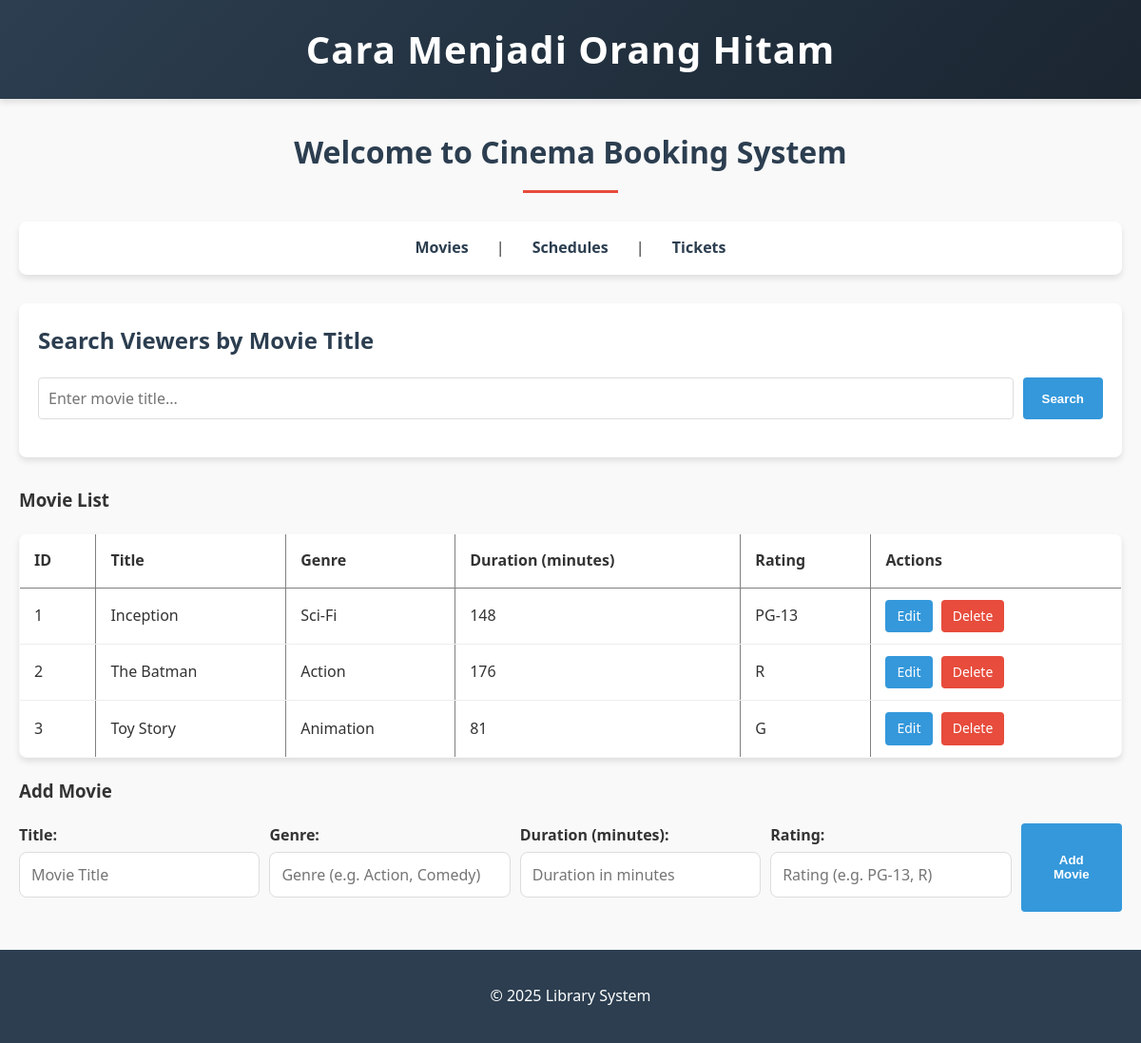
/?page=Movies, run on the app's committed database.
### tables this page shows
CREATE TABLE Movies (
    id INT AUTO_INCREMENT PRIMARY KEY,
    title VARCHAR(100) NOT NULL,
    genre VARCHAR(50),
    duration INT,  
    rating VARCHAR(10)  
);

### config/db.php (called while the page is built, shortened)
<?php
class Database {
    private $host = "localhost";
    private $username = "root";
    private $password = "";
    private $dbname = "db_blackcinema";
    public function __construct() {
        try {
            $this->conn = new PDO("mysql:host=$this->host;dbname=$this->dbname", $this->username, $this->password);
            $this->conn->setAttribute(PDO::ATTR_ERRMODE, PDO::ERRMODE_EXCEPTION);
            $stmt = $this->conn->query("SHOW TABLES LIKE 'Movies'");
        } catch (PDOException $e) {
            die("Connection failed: " . $e->getMessage());
        }
    }
}
?>

### class/Movies.php (called while the page is built, shortened)
<?php
require_once 'config/db.php';
class Movies {
    private $db;
    public function __construct() {
        $this->db = (new Database())->conn;
    }
    public function getAllMovies() {
        $stmt = $this->db->query("SELECT * FROM Movies");
        return $stmt->fetchAll(PDO::FETCH_ASSOC);
    }
}
?>

### view/Movies.php (the view, shortened to what this page needs)
<h3>Movie List</h3>
<table border="1">
    <tr>
        <th>ID</th>
        <th>Title</th>
        <th>Genre</th>
        <th>Duration (minutes)</th>
        <th>Rating</th>
        <th>Actions</th>
    </tr>
    <?php foreach ($movie->getAllMovies() as $m): ?>
    <tr>
        <td><?= $m['id'] ?></td>
        <td><?= $m['title'] ?></td>
        <td><?= $m['genre'] ?></td>
        <td><?= $m['duration'] ?></td>
        <td><?= $m['rating'] ?></td>
        <td>
            <a href="?page=Movies&edit=<?= $m['id'] ?>" class="btn-edit">Edit</a>
            <a href="?page=Movies&delete=<?= $m['id'] ?>" class="btn-delete" onclick="return confirm('Are you sure you want to delete this movie? This will also delete all related schedules and tickets.')">Delete</a>
        </td>
    </tr>
    <?php endforeach; ?>
</table>
<?php
$editMode = false;
$movieToEdit = null;
?>
<h3><?= $editMode ? 'Update' : 'Add' ?> Movie</h3>
<form method="POST" class="movie-form">
    <div class="form-group">
        <label>Title:</label>
        <input type="text" name="title" placeholder="Movie Title" value="<?= $editMode ? $movieToEdit['title'] : '' ?>" required>
    </div>
    <div class="form-group">
        <label>Genre:</label>
        <input type="text" name="genre" placeholder="Genre (e.g. Action, Comedy)" value="<?= $editMode ? $movieToEdit['genre'] : '' ?>">
    </div>
    <div class="form-group">
        <label>Duration (minutes):</label>
        <input type="number" name="duration" placeholder="Duration in minutes" value="<?= $editMode ? $movieToEdit['duration'] : '' ?>">
    </div>
    <div class="form-group">
        <label>Rating:</label>
        <input type="text" name="rating" placeholder="Rating (e.g. PG-13, R)" value="<?= $editMode ? $movieToEdit['rating'] : '' ?>">
    </div>
    <button type="submit" name="<?= $editMode ? 'update_movie' : 'add_movie' ?>" class="btn-primary">
        <?= $editMode ? 'Update' : 'Add' ?> Movie
    </button>
</form>

### style.css (style rules this page uses)
:root { --primary-color: #2c3e50; --secondary-color: #e74c3c; --accent-color: #3498db; --light-bg: #f9f9f9; --text-color: #333; --box-shadow: 0 4px 6px rgba(0, 0, 0, 0.1); --border-radius: 8px; }
.form-group { margin-bottom: 15px; }
.form-group label { display: block; margin-bottom: 5px; font-weight: bold; color: #333; }
.form-group select, .form-group input { width: 100%; padding: 10px; border: 1px solid #ddd; border-radius: 4px; box-sizing: border-box; }
.btn-edit, .btn-delete, .btn-cancel { display: inline-block; padding: 6px 12px; text-decoration: none; border-radius: 4px; margin-right: 5px; font-size: 14px; }
.btn-edit { background-color: #3498db; color: white; }
.btn-delete { background-color: #e74c3c; color: white; }
.btn-primary { background-color: #3498db; color: white; border: none; padding: 10px 20px; border-radius: 4px; cursor: pointer; font-weight: bold; }
body { font-family: 'Poppins', 'Segoe UI', sans-serif; margin: 0; padding: 0; background-color: var(--light-bg); color: var(--text-color); line-height: 1.6; }
form { display: flex; gap: 10px; margin-bottom: 20px; }
input[type="text"], input[type="number"], select, textarea { padding: 12px; border: 1px solid #ddd; border-radius: var(--border-radius); flex: 1; font-family: inherit; font-size: 16px; }
button, input[type="submit"] { background-color: var(--accent-color); color: white; border: none; padding: 12px 20px; border-radius: var(--border-radius); cursor: pointer; font-weight: bold; transition: background-color 0.3s ease; }
table { width: 100%; border-collapse: collapse; margin: 20px 0; border-radius: var(--border-radius); overflow: hidden; box-shadow: var(--box-shadow); }
th { padding: 15px; text-align: left; font-weight: 600; }
td { padding: 12px 15px; border-bottom: 1px solid #eee; }
tbody tr { background-color: white; transition: background-color 0.3s ease; }
.btn-primary { background-color: var(--accent-color); color: white; }

### data on the page
movies: id "1", title "Inception", genre "Sci-Fi", duration "148", rating "PG-13"
movies: id "2", title "The Batman", genre "Action", duration "176", rating "R"
movies: id "3", title "Toy Story", genre "Animation", duration "81", rating "G"
